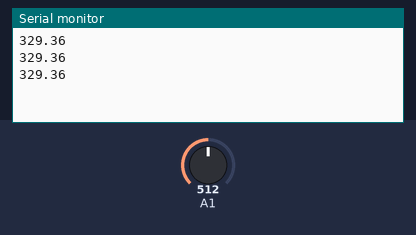
Simulated run of this sketch. Board: Arduino Uno, built with avr-gcc and run on an emulated ATmega328P. Parts: the last lines printed to the serial monitor. Inputs (shaded band) come from the test bench; at power-on: A1 = 512.

Above: at 1.8 s.
1.9 s: A1 set to 0
At 2.4 s:
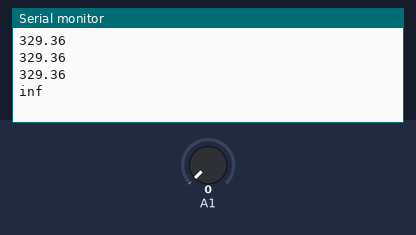
4.0 s: A1 set to 122
At 4.4 s:
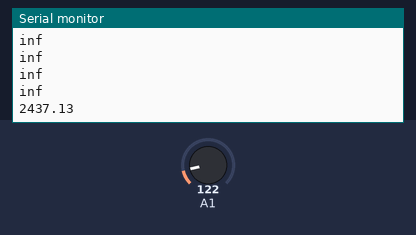

Measured:
- after the input at 1.9 s, the serial monitor: prints a new line after 0.10 s (image 1)
- after the input at 4.0 s, the serial monitor: prints a new line at once (image 2)

The sketch:

R.ino
```cpp
float V1;
float R2;
float readvalue;
void setup()
{
  Serial.begin(9600);
}
void loop()
{
  delay(500);
  readvalue= analogRead(A1);
  V1= (readvalue*3.3)/1023;
  R2= 330*(3.3-V1)/V1;
  Serial.println(R2);
}
```
